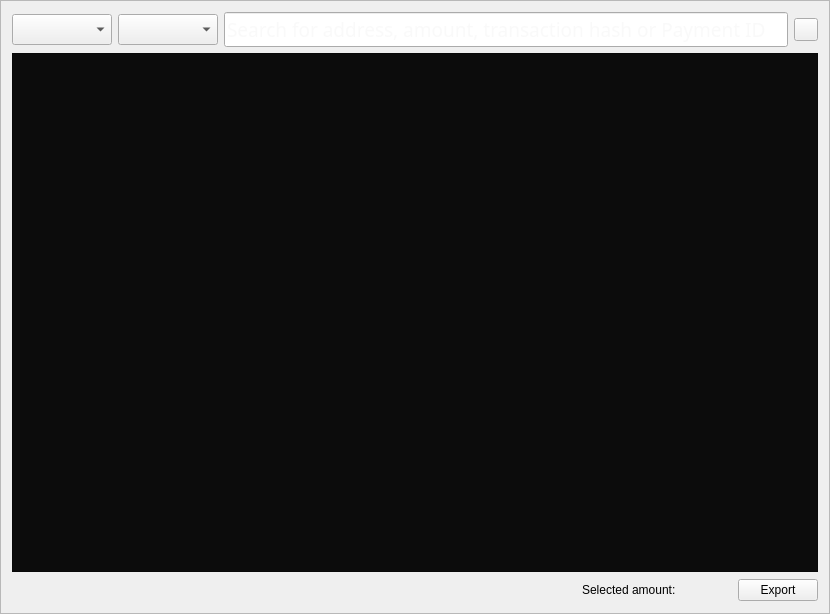
<?xml version="1.0" encoding="UTF-8"?>
<ui version="4.0">
 <class>TransactionsFrame</class>
 <widget class="QFrame" name="TransactionsFrame">
  <property name="geometry">
   <rect>
    <x>0</x>
    <y>0</y>
    <width>830</width>
    <height>614</height>
   </rect>
  </property>
  <property name="windowTitle">
   <string>Frame</string>
  </property>
  <property name="frameShape">
   <enum>QFrame::StyledPanel</enum>
  </property>
  <property name="frameShadow">
   <enum>QFrame::Raised</enum>
  </property>
  <layout class="QGridLayout" name="gridLayout">
   <item row="0" column="0">
    <layout class="QHBoxLayout" name="horizontalLayout_2">
     <item>
      <widget class="QComboBox" name="m_dateSelect">
       <property name="minimumSize">
        <size>
         <width>100</width>
         <height>0</height>
        </size>
       </property>
       <property name="font">
        <font>
         <pointsize>14</pointsize>
        </font>
       </property>
       <property name="styleSheet">
        <string notr="true"/>
       </property>
      </widget>
     </item>
     <item>
      <layout class="QHBoxLayout" name="m_dateRangeArea"/>
     </item>
     <item>
      <widget class="QComboBox" name="m_typeSelect">
       <property name="minimumSize">
        <size>
         <width>100</width>
         <height>0</height>
        </size>
       </property>
       <property name="font">
        <font>
         <pointsize>14</pointsize>
        </font>
       </property>
       <property name="styleSheet">
        <string notr="true"/>
       </property>
      </widget>
     </item>
     <item>
      <widget class="QLineEdit" name="m_searchFor">
       <property name="font">
        <font>
         <family>Capsuula</family>
         <pointsize>14</pointsize>
         <weight>50</weight>
         <italic>false</italic>
         <bold>false</bold>
        </font>
       </property>
       <property name="styleSheet">
        <string notr="true">font: 14pt Capsuula;
color: #F3F3F3;</string>
       </property>
       <property name="placeholderText">
        <string>Search for address, amount, transaction hash or Payment ID</string>
       </property>
      </widget>
     </item>
     <item>
      <widget class="QToolButton" name="m_clearAllButton">
       <property name="toolTip">
        <string>Reset filter</string>
       </property>
       <property name="styleSheet">
        <string notr="true"/>
       </property>
       <property name="text">
        <string/>
       </property>
       <property name="icon">
        <iconset resource="../../resources.qrc">
         <normaloff>:/icons/remove</normaloff>:/icons/remove</iconset>
       </property>
      </widget>
     </item>
    </layout>
   </item>
   <item row="2" column="0">
    <layout class="QHBoxLayout" name="horizontalLayout">
     <item>
      <spacer name="horizontalSpacer">
       <property name="orientation">
        <enum>Qt::Horizontal</enum>
       </property>
       <property name="sizeHint" stdset="0">
        <size>
         <width>60</width>
         <height>20</height>
        </size>
       </property>
      </spacer>
     </item>
     <item>
      <widget class="QLabel" name="m_selectedAmountLabel">
       <property name="sizePolicy">
        <sizepolicy hsizetype="Preferred" vsizetype="Fixed">
         <horstretch>0</horstretch>
         <verstretch>0</verstretch>
        </sizepolicy>
       </property>
       <property name="minimumSize">
        <size>
         <width>0</width>
         <height>24</height>
        </size>
       </property>
       <property name="maximumSize">
        <size>
         <width>16777215</width>
         <height>24</height>
        </size>
       </property>
       <property name="baseSize">
        <size>
         <width>0</width>
         <height>24</height>
        </size>
       </property>
       <property name="text">
        <string>Selected amount: </string>
       </property>
      </widget>
     </item>
     <item>
      <widget class="QLabel" name="m_selectedAmount">
       <property name="sizePolicy">
        <sizepolicy hsizetype="Preferred" vsizetype="Fixed">
         <horstretch>0</horstretch>
         <verstretch>0</verstretch>
        </sizepolicy>
       </property>
       <property name="minimumSize">
        <size>
         <width>0</width>
         <height>24</height>
        </size>
       </property>
       <property name="maximumSize">
        <size>
         <width>16777215</width>
         <height>24</height>
        </size>
       </property>
       <property name="baseSize">
        <size>
         <width>0</width>
         <height>24</height>
        </size>
       </property>
       <property name="text">
        <string/>
       </property>
       <property name="textInteractionFlags">
        <set>Qt::LinksAccessibleByMouse|Qt::TextSelectableByKeyboard|Qt::TextSelectableByMouse</set>
       </property>
      </widget>
     </item>
     <item>
      <spacer name="horizontalSpacer_2">
       <property name="orientation">
        <enum>Qt::Horizontal</enum>
       </property>
       <property name="sizeType">
        <enum>QSizePolicy::Fixed</enum>
       </property>
       <property name="sizeHint" stdset="0">
        <size>
         <width>40</width>
         <height>20</height>
        </size>
       </property>
      </spacer>
     </item>
     <item>
      <widget class="QPushButton" name="m_csvButton">
       <property name="styleSheet">
        <string notr="true"/>
       </property>
       <property name="text">
        <string>Export</string>
       </property>
       <property name="icon">
        <iconset resource="../../resources.qrc">
         <normaloff>:/icons/export</normaloff>:/icons/export</iconset>
       </property>
      </widget>
     </item>
    </layout>
   </item>
   <item row="1" column="0">
    <widget class="QTreeView" name="m_transactionsView">
     <property name="palette">
      <palette>
       <active>
        <colorrole role="Button">
         <brush brushstyle="SolidPattern">
          <color alpha="255">
           <red>12</red>
           <green>12</green>
           <blue>12</blue>
          </color>
         </brush>
        </colorrole>
        <colorrole role="Light">
         <brush brushstyle="SolidPattern">
          <color alpha="255">
           <red>121</red>
           <green>121</green>
           <blue>121</blue>
          </color>
         </brush>
        </colorrole>
        <colorrole role="Base">
         <brush brushstyle="SolidPattern">
          <color alpha="255">
           <red>12</red>
           <green>12</green>
           <blue>12</blue>
          </color>
         </brush>
        </colorrole>
        <colorrole role="Window">
         <brush brushstyle="SolidPattern">
          <color alpha="255">
           <red>12</red>
           <green>12</green>
           <blue>12</blue>
          </color>
         </brush>
        </colorrole>
        <colorrole role="Highlight">
         <brush brushstyle="SolidPattern">
          <color alpha="255">
           <red>237</red>
           <green>212</green>
           <blue>0</blue>
          </color>
         </brush>
        </colorrole>
        <colorrole role="HighlightedText">
         <brush brushstyle="SolidPattern">
          <color alpha="255">
           <red>46</red>
           <green>52</green>
           <blue>54</blue>
          </color>
         </brush>
        </colorrole>
        <colorrole role="AlternateBase">
         <brush brushstyle="SolidPattern">
          <color alpha="255">
           <red>186</red>
           <green>189</green>
           <blue>182</blue>
          </color>
         </brush>
        </colorrole>
       </active>
       <inactive>
        <colorrole role="Button">
         <brush brushstyle="SolidPattern">
          <color alpha="255">
           <red>12</red>
           <green>12</green>
           <blue>12</blue>
          </color>
         </brush>
        </colorrole>
        <colorrole role="Light">
         <brush brushstyle="SolidPattern">
          <color alpha="255">
           <red>121</red>
           <green>121</green>
           <blue>121</blue>
          </color>
         </brush>
        </colorrole>
        <colorrole role="Base">
         <brush brushstyle="SolidPattern">
          <color alpha="255">
           <red>12</red>
           <green>12</green>
           <blue>12</blue>
          </color>
         </brush>
        </colorrole>
        <colorrole role="Window">
         <brush brushstyle="SolidPattern">
          <color alpha="255">
           <red>12</red>
           <green>12</green>
           <blue>12</blue>
          </color>
         </brush>
        </colorrole>
        <colorrole role="Highlight">
         <brush brushstyle="SolidPattern">
          <color alpha="255">
           <red>237</red>
           <green>212</green>
           <blue>0</blue>
          </color>
         </brush>
        </colorrole>
        <colorrole role="HighlightedText">
         <brush brushstyle="SolidPattern">
          <color alpha="255">
           <red>46</red>
           <green>52</green>
           <blue>54</blue>
          </color>
         </brush>
        </colorrole>
        <colorrole role="AlternateBase">
         <brush brushstyle="SolidPattern">
          <color alpha="255">
           <red>186</red>
           <green>189</green>
           <blue>182</blue>
          </color>
         </brush>
        </colorrole>
       </inactive>
       <disabled>
        <colorrole role="Button">
         <brush brushstyle="SolidPattern">
          <color alpha="255">
           <red>12</red>
           <green>12</green>
           <blue>12</blue>
          </color>
         </brush>
        </colorrole>
        <colorrole role="Light">
         <brush brushstyle="SolidPattern">
          <color alpha="255">
           <red>121</red>
           <green>121</green>
           <blue>121</blue>
          </color>
         </brush>
        </colorrole>
        <colorrole role="Base">
         <brush brushstyle="SolidPattern">
          <color alpha="255">
           <red>12</red>
           <green>12</green>
           <blue>12</blue>
          </color>
         </brush>
        </colorrole>
        <colorrole role="Window">
         <brush brushstyle="SolidPattern">
          <color alpha="255">
           <red>12</red>
           <green>12</green>
           <blue>12</blue>
          </color>
         </brush>
        </colorrole>
        <colorrole role="Highlight">
         <brush brushstyle="SolidPattern">
          <color alpha="255">
           <red>237</red>
           <green>212</green>
           <blue>0</blue>
          </color>
         </brush>
        </colorrole>
        <colorrole role="HighlightedText">
         <brush brushstyle="SolidPattern">
          <color alpha="255">
           <red>46</red>
           <green>52</green>
           <blue>54</blue>
          </color>
         </brush>
        </colorrole>
        <colorrole role="AlternateBase">
         <brush brushstyle="SolidPattern">
          <color alpha="255">
           <red>186</red>
           <green>189</green>
           <blue>182</blue>
          </color>
         </brush>
        </colorrole>
       </disabled>
      </palette>
     </property>
     <property name="font">
      <font>
       <pointsize>13</pointsize>
      </font>
     </property>
     <property name="styleSheet">
      <string notr="true">background-color: rgb(12, 12, 12);
alternate-background-color: rgb(186, 189, 182);
selection-color: rgb(46, 52, 54);
selection-background-color: rgb(237, 212, 0);</string>
     </property>
     <property name="editTriggers">
      <set>QAbstractItemView::AnyKeyPressed|QAbstractItemView::CurrentChanged|QAbstractItemView::EditKeyPressed|QAbstractItemView::SelectedClicked</set>
     </property>
     <property name="alternatingRowColors">
      <bool>true</bool>
     </property>
     <property name="selectionMode">
      <enum>QAbstractItemView::ExtendedSelection</enum>
     </property>
     <property name="rootIsDecorated">
      <bool>false</bool>
     </property>
     <property name="uniformRowHeights">
      <bool>true</bool>
     </property>
     <property name="itemsExpandable">
      <bool>false</bool>
     </property>
     <property name="sortingEnabled">
      <bool>false</bool>
     </property>
     <attribute name="headerCascadingSectionResizes">
      <bool>true</bool>
     </attribute>
     <attribute name="headerShowSortIndicator" stdset="0">
      <bool>false</bool>
     </attribute>
    </widget>
   </item>
  </layout>
 </widget>
 <resources>
  <include location="../../resources.qrc"/>
 </resources>
 <connections>
  <connection>
   <sender>m_csvButton</sender>
   <signal>clicked()</signal>
   <receiver>TransactionsFrame</receiver>
   <slot>exportToCsv()</slot>
   <hints>
    <hint type="sourcelabel">
     <x>761</x>
     <y>587</y>
    </hint>
    <hint type="destinationlabel">
     <x>414</x>
     <y>306</y>
    </hint>
   </hints>
  </connection>
  <connection>
   <sender>m_transactionsView</sender>
   <signal>doubleClicked(QModelIndex)</signal>
   <receiver>TransactionsFrame</receiver>
   <slot>showTransactionDetails(QModelIndex)</slot>
   <hints>
    <hint type="sourcelabel">
     <x>414</x>
     <y>287</y>
    </hint>
    <hint type="destinationlabel">
     <x>414</x>
     <y>306</y>
    </hint>
   </hints>
  </connection>
  <connection>
   <sender>m_clearAllButton</sender>
   <signal>clicked()</signal>
   <receiver>TransactionsFrame</receiver>
   <slot>resetFilterClicked()</slot>
   <hints>
    <hint type="sourcelabel">
     <x>807</x>
     <y>21</y>
    </hint>
    <hint type="destinationlabel">
     <x>414</x>
     <y>306</y>
    </hint>
   </hints>
  </connection>
 </connections>
 <slots>
  <slot>exportToCsv()</slot>
  <slot>showTransactionDetails(QModelIndex)</slot>
 </slots>
</ui>
